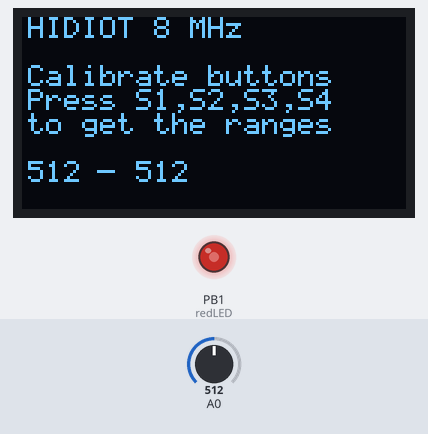
Recording of a sketch running on a simulated ATtiny85, built with avr-gcc and run on an emulated ATtiny85. On the bench: 128×64 one-colour display, output pins drawn as LEDs (lit = HIGH). Wiring (inferred from the names in the program): SSD1306 OLED at I2C address 0x3C. Inputs (shaded band) come from the test bench; at power-on: A0 = 512.

Above: at 1.4 s.
1.5 s: A0 set to 0
At 2.6 s:
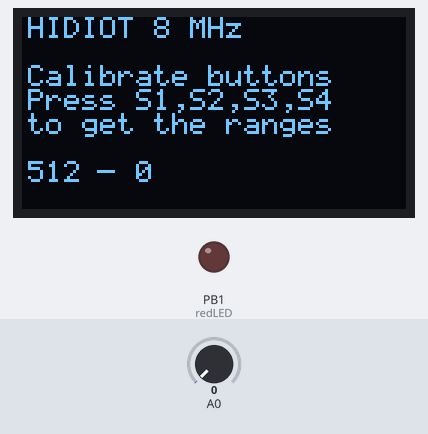
3.0 s: A0 set to 967
At 3.6 s:
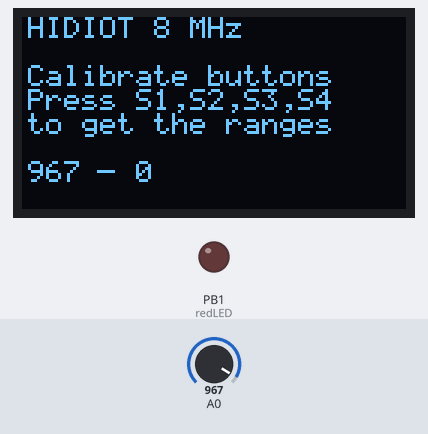
6.0 s: A0 set to 998
7.5 s: A0 set to 0
At 8.5 s:
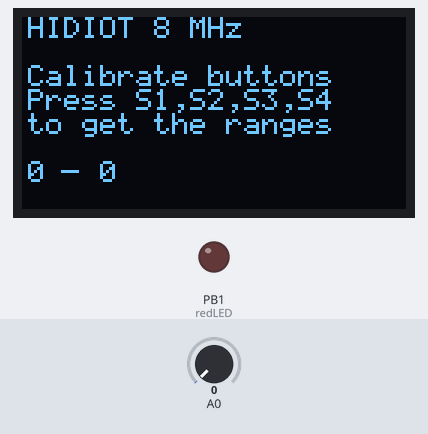
10.5 s: A0 set to 16
At 11.5 s:
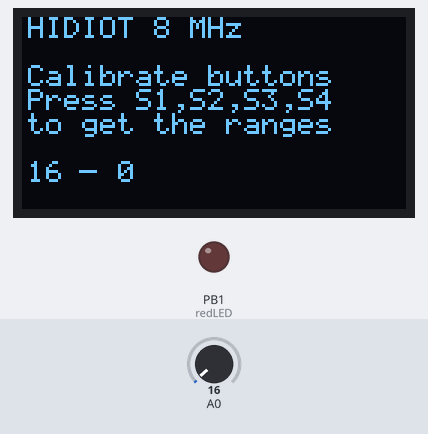
Timing chart, 0 to 13.5 s (numbered marks = the images above; inputs shaded):
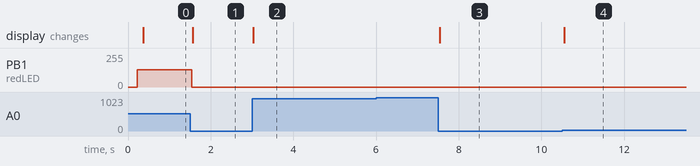

The sketch:

calibrate_analogue_input.ino
```cpp
/*
 * Program to help calibrate values of analogue input
 * when one of four game buttons are pressed.
 *
 * Used for detecting S1, S2, S3 or S4 for the hidiot2048
 * game.
 *
 * by Saumil Shah
 *
 * Use PB5 as Analogue Input.
 * Read the value and set LED 1's brightness accordingly
 * Also display the value on the OLED
 *
 * LED 1 can be set to 255 levels of brighness
 *
 * 0 = 0V
 * 255 = 3.5V
 *
 * PB0, PB2 used for I2C interface
 *
 * PS: If the OLED display isn't connected,
 * nothing will work. The red light shall not
 * turn on.
 *
 * Wiring:
 *
 * VCC --- 4.7k --+-- 10k --+-- 10k --+-- 10k --+-- 47k --+-- GND
 *                |         |         |         |         |
 *                S1        S2        S3        S4       RESET
 *                |         |         |         |         |
 *    PB5 --------+---------+---------+---------+---------+
 *
 * Observed values (HIDIOT)
 *
 * Range S1: 976 - 955   delta 21
 * Range S2: 871 - 850   delta 21
 * Range S3: 781 - 764   delta 17
 * Range S4: 702 - 682   delta 20
 *
 * Observed values (Digispark)
 *
 * Range S1: 863 - 833   delta 30
 * Range S2: 787 - 753   delta 34
 * Range S3: 719 - 692   delta 27
 * Range S4: 648 - 631   delta 17
 *
 */

#include <CompactDigisparkOLED.h>

const int redLED =  1;
const int PBFIVE = 5;         // pinMode 5, analogRead 0
const int delay_time = 10;    // 10ms
const int debounce = 5;       // 5ms debounce

unsigned int input = 1023;    // analogue input from PB5
unsigned int max = 0;
unsigned int min = 1023;
unsigned int input_present = false;

#define THRESHOLD 980

void setup()
{
   // initialize the display:
   oled.begin();
   // initialize the LED pin as an output:
   pinMode(redLED, OUTPUT);
   // initialize PB5 as input:
   pinMode(PBFIVE, INPUT);

   oled.setCursor(0, 0);
   oled.print(F("HIDIOT "));
   oled.print(F_CPU / 1000000);
   oled.println(F(
      " MHz\n\n"
      "Calibrate buttons\n"
      "Press S1,S2,S3,S4\n"
      "to get the ranges"
   ));
}

void loop()
{
   input = analogRead(0);     // when reading PB5 as analogue, use 0

   // check if there is an input present
   // and toggle the input_present flag
   // accordingly
   if(input < THRESHOLD) {
      delay(debounce);
      input = analogRead(0);  // read the input again after debounce
      if(input < THRESHOLD) {
         input_present = true;
      }
   }
   else {
      if(input_present) {
         // input has gone above threshold
         // which means that there's no
         // connection. reset max and min
         input_present = false;
         max = 0;
         min = 1023;
         analogWrite(redLED, 0);    // turn the LED off
      }
   }

   if(input_present) {
      if(input > max) {
         max = input;
      }
      if(input < min) {
         min = input;
      }
      processInput();
   }

   delay(delay_time);         // poll every 10ms
}

void processInput()
{
   // the values read by analogRead() vary
   // from 0-1023. We have to normalize this
   // to 0-255

   analogWrite(redLED, min >> 2);

   oled.setCursor(0, 6);
   oled.print(F("           "));
   oled.setCursor(0, 6);
   oled.print(max);
   oled.print(F(" - "));
   oled.print(min);
}
```

CompactDigisparkOLED.cpp
```cpp
/*
 * SSD1306xLED - Drivers for SSD1306 controlled dot matrix OLED/PLED 128x64 displays
 *
 * @created: 2014-08-12
 * @author: Neven Boyanov
 *
 * Source code available at: https://bitbucket.org/tinusaur/ssd1306xled
 *
 * MINIMIZED BY SAUMIL SHAH
 */

// ----------------------------------------------------------------------------

#include <stdlib.h>
#include <avr/io.h>

#include <avr/pgmspace.h>

#include "CompactDigisparkOLED.h"
#include "CompactFont6x8.h"

// ----------------------------------------------------------------------------

// Some code based on "IIC_wtihout_ACK" by http://www.14blog.com/archives/1358

const uint8_t ssd1306_init_sequence [] PROGMEM = {   // Initialization Sequence
   0xAE,       // Display OFF (sleep mode)
   0x20, 0b00,    // Set Memory Addressing Mode
               // 00=Horizontal Addressing Mode; 01=Vertical Addressing Mode;
               // 10=Page Addressing Mode (RESET); 11=Invalid
   0xB0,       // Set Page Start Address for Page Addressing Mode, 0-7
   0xC8,       // Set COM Output Scan Direction
   0x00,       // ---set low column address
   0x10,       // ---set high column address
   0x40,       // --set start line address
   0x81, 0x3F,    // Set contrast control register
   0xA1,       // Set Segment Re-map. A0=address mapped; A1=address 127 mapped.
   0xA6,       // Set display mode. A6=Normal; A7=Inverse
   0xA8, 0x3F,    // Set multiplex ratio(1 to 64)
   0xA4,       // Output RAM to Display
               // 0xA4=Output follows RAM content; 0xA5,Output ignores RAM content
   0xD3, 0x00,    // Set display offset. 00 = no offset
   0xD5,       // --set display clock divide ratio/oscillator frequency
   0xF0,       // --set divide ratio
   0xD9, 0x22,    // Set pre-charge period
   0xDA, 0x12,    // Set com pins hardware configuration
   0xDB,       // --set vcomh
   0x20,       // 0x20,0.77xVcc
   0x8D, 0x14,    // Set DC-DC enable
   0xAF        // Display ON in normal mode

};

uint8_t oledFont, oledX, oledY = 0;

// Program:    5248 bytes

SSD1306Device::SSD1306Device(void){}


void SSD1306Device::begin(void)
{
   Wire.begin();

   for (uint8_t i = 0; i < sizeof (ssd1306_init_sequence); i++) {
      ssd1306_send_command(pgm_read_byte(&ssd1306_init_sequence[i]));
   }
   clear();
}


void SSD1306Device::ssd1306_send_command_start(void) {
   Wire.beginTransmission(SSD1306);
   Wire.write(0x00); // write command
}

void SSD1306Device::ssd1306_send_command_stop(void) {
   Wire.endTransmission();
}

void SSD1306Device::ssd1306_send_data_byte(uint8_t byte)
{
   if(Wire.writeAvailable()){
      ssd1306_send_data_stop();
      ssd1306_send_data_start();
   }
   Wire.write(byte);

}

void SSD1306Device::ssd1306_send_command(uint8_t command)
{
   ssd1306_send_command_start();
   Wire.write(command);
   ssd1306_send_command_stop();
}

void SSD1306Device::ssd1306_send_data_start(void)
{
   Wire.beginTransmission(SSD1306);
   Wire.write(0x40); //write data
}

void SSD1306Device::ssd1306_send_data_stop(void)
{
   Wire.endTransmission();
}

void SSD1306Device::setCursor(uint8_t x, uint8_t y)
{
   ssd1306_send_command_start();
   Wire.write(0xb0 + y);
   Wire.write(((x & 0xf0) >> 4) | 0x10); // | 0x10
   Wire.write((x & 0x0f) | 0x01); // | 0x01
   ssd1306_send_command_stop();
   oledX = x;
   oledY = y;
}

void SSD1306Device::clear(void)
{
   fill(0x00);
}

void SSD1306Device::fill(uint8_t fill)
{
   uint8_t m,n;
   for (m = 0; m < 8; m++)
   {
      ssd1306_send_command(0xb0 + m);  // page0 - page1
      ssd1306_send_command(0x00);      // low column start address
      ssd1306_send_command(0x10);      // high column start address
      ssd1306_send_data_start();
      for (n = 0; n < 128; n++)
      {
         ssd1306_send_data_byte(fill);
      }
      ssd1306_send_data_stop();
   }
   setCursor(0, 0);
}

size_t SSD1306Device::write(byte c) {
   uint8_t i = 0;
   uint8_t ci = c - 32;
   if(c == '\r')
      return 1;
   if(c == '\n'){
      oledY++;
//       if ( oledY > 7) // tBUG
//          oledY = 7;
      setCursor(0, oledY);
      return 1;
   }

   if (oledX > 122)
   {
      oledX = 0;
      oledY++;
      if ( oledY > 7) // tBUG
         oledY = 7;
      setCursor(oledX, oledY);
   }

   ssd1306_send_data_start();
   for (i= 0; i < 6; i++)
   {
      ssd1306_send_data_byte(pgm_read_byte(&ssd1306xled_font6x8[ci * 6 + i]));
   }
   ssd1306_send_data_stop();
   setCursor(oledX+6, oledY);
   return 1;
}


/*

void SSD1306Device::bitmap(uint8_t x0, uint8_t y0, uint8_t x1, uint8_t y1, const uint8_t bitmap[])
{
   uint16_t j = 0;
   uint8_t y, x;
   // if (y1 % 8 == 0) y = y1 / 8;  // else y = y1 / 8 + 1;    // tBUG :: this does nothing as y is initialized below
   // THIS PARAM rule on y makes any adjustment here WRONG   //usage oled.bitmap(START X IN PIXELS, START Y IN ROWS OF 8 PIXELS, END X IN PIXELS, END Y IN ROWS OF 8 PIXELS, IMAGE ARRAY);
   for (y = y0; y < y1; y++)
   {
      setCursor(x0,y);
      ssd1306_send_data_start();
      for (x = x0; x < x1; x++)
      {
         ssd1306_send_data_byte(pgm_read_byte(&bitmap[j++]));
      }
      ssd1306_send_data_stop();
   }
   setCursor(0, 0);
}
*/

SSD1306Device oled;

// ----------------------------------------------------------------------------
```

CompactDigisparkOLED.h
```cpp
/*
 * SSD1306xLED - Drivers for SSD1306 controlled dot matrix OLED/PLED 128x64 displays
 *
 * @created: 2014-08-12
 * @author: Neven Boyanov
 *
 * Source code available at: https://bitbucket.org/tinusaur/ssd1306xled
 *
 * MINIMIZED BY SAUMIL SHAH
 */
#include <stdint.h>
#include <Arduino.h>
 #include <Wire.h>
// #include <avr/pgmspace.h>
// #include <avr/interrupt.h>
#include <util/delay.h>

#ifndef DIGISPARKOLED_H
#define DIGISPARKOLED_H

// ----------------------------------------------------------------------------

#ifndef SSD1306
#define SSD1306      0x3C  // Slave address
#endif

// ----------------------------------------------------------------------------

class SSD1306Device: public Print {

    public:
      SSD1306Device(void);
      void begin(void);
      void ssd1306_send_command(uint8_t command);
      void ssd1306_send_data_byte(uint8_t byte);
      void ssd1306_send_data_start(void);
      void ssd1306_send_data_stop(void);
      void setCursor(uint8_t x, uint8_t y);
      void fill(uint8_t fill);
      void clear(void);
//    void bitmap(uint8_t x0, uint8_t y0, uint8_t x1, uint8_t y1, const uint8_t bitmap[]);
      void ssd1306_send_command_start(void);
      void ssd1306_send_command_stop(void);
//    void ssd1306_char_f8x16(uint8_t x, uint8_t y, const char ch[]);
      virtual size_t write(byte c);
      using Print::write;


};


extern SSD1306Device oled;

// ----------------------------------------------------------------------------

#endif
```

Source omitted: ompactFont6x8.h (data table, 4735 bytes)

Measured:
- after the input at 1.5 s, PB1 (redLED): 128/255 → 0/255 at once; the display: changes after 0.07 s (image 1)
- after the input at 3.0 s, the display: changes at once (image 2)
- after the input at 6.0 s, every drawn part: stays the same
- after the input at 7.5 s, the display: changes at once (image 3)
- after the input at 10.5 s, the display: changes after 0.06 s (image 4)
